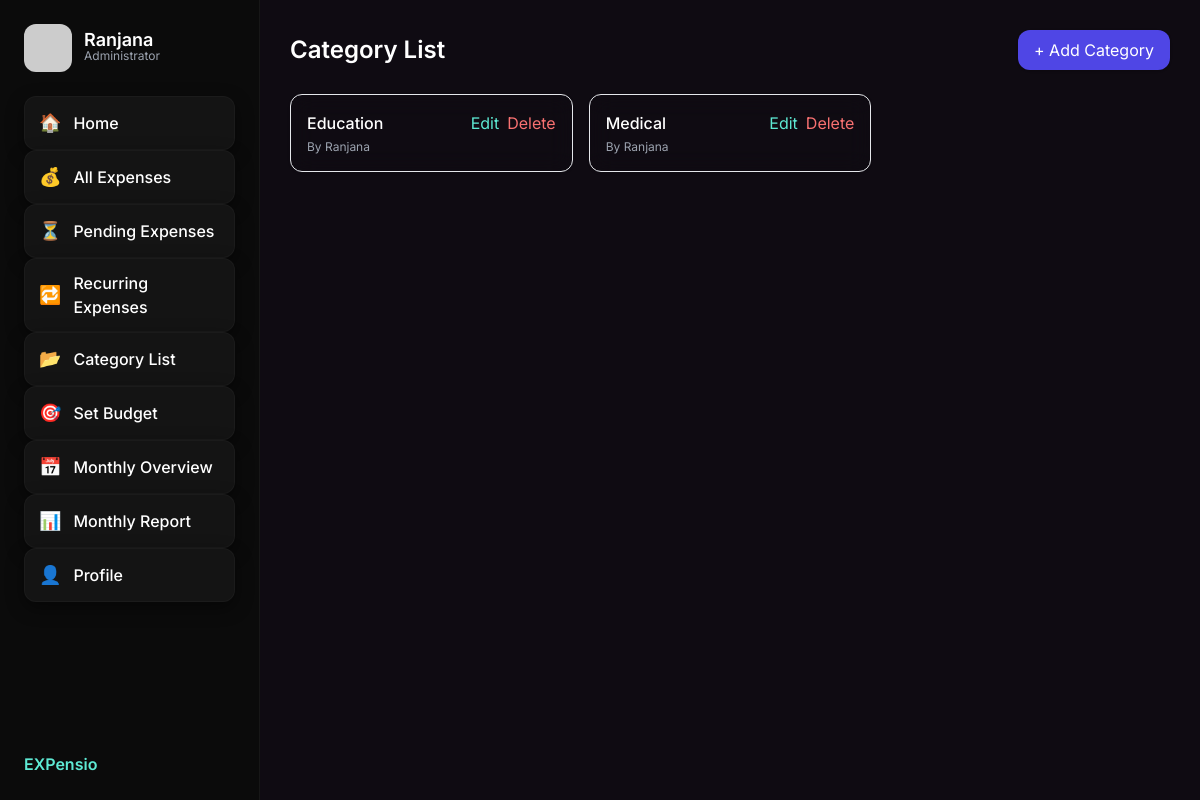
The page /categories/ (signed in) on the database its author committed.
### expenses/models.py (models this page shows, shortened)
class Category(models.Model):
    user = models.ForeignKey(User, on_delete=models.CASCADE)
    name = models.CharField(max_length=50)
    icon = models.CharField(max_length=50, blank=True)

### expenses/views.py (the view)
# urls.py: path("categories/", views.categories_list, name="categories_list"),
@login_required
def categories_list(request):
    categories = Category.objects.filter(user=request.user)
    return render(request, "expenses/categories_list.html", {"categories": categories})

### expenses/templates/expenses/categories_list.html (shortened to what this page needs)
{% extends "expenses/base.html" %}
{% block content %}
<div class="flex items-center justify-between mb-6">
  <h1 class="text-white text-2xl font-semibold">Category List</h1>
  <a href="{% url 'category_add' %}" class="px-4 py-2 rounded-xl bg-indigo-600 text-white shadow">+ Add Category</a>
</div>
<div class="grid grid-cols-1 sm:grid-cols-2 lg:grid-cols-3 gap-4">
  {% for c in categories %}
  <div class="backdrop-blur-md bg-white/3 border border-white/6 rounded-xl p-4 shadow">
    <div class="flex items-start justify-between">
      <div>
        <div class="text-white font-medium">{{ c.name }}</div>
        <div class="text-gray-400 text-xs mt-1">By {{ c.user.username }}</div>
      </div>
      <div class="flex items-center gap-2">
        <a href="{% url 'category_edit' c.id %}" class="text-teal-300">Edit</a>
        <a href="{% url 'category_delete' c.id %}" class="text-red-400">Delete</a>
      </div>
    </div>
  </div>
  {% empty %}
  <div class="text-gray-500">No categories yet.</div>
  {% endfor %}
</div>
{% endblock %}

### expenses/templates/expenses/base.html (shortened to what this page needs)
<!DOCTYPE html>
<html lang="en">
<head>
  <script src="https://cdn.tailwindcss.com"></script>
</head>
<body>
<div class="app">
  <aside class="sidebar" id="sidebar">
    <div class="flex items-center gap-3 mb-6">
      <img src="https://i.pravatar.cc/100?img=47" class="w-12 h-12 rounded-xl">
      <div class="side-text">
        <div class="text-white font-semibold text-lg leading-4">{{user.username}}</div>
        <div class="muted text-xs">Administrator</div>
      </div>
    </div>
<nav class="space-y-2">
  <a href="{% url 'dash' %}">
    <div class="sidebar-card">
      <span class="text-white text-lg">🏠</span>
      <span class="side-text text-white font-medium">Home</span>
    </div>
  </a>
  <a href="{% url 'expenses_list' %}">
    <div class="sidebar-card">
      <span class="text-white text-lg">💰</span>
      <span class="side-text text-white font-medium">All Expenses</span>
    </div>
  </a>
  <a href="{% url 'pending_expenses' %}">
    <div class="sidebar-card">
      <span class="text-white text-lg">⏳</span>
      <span class="side-text text-white font-medium">Pending Expenses</span>
    </div>
  </a>
  <a href="{% url 'recurring_list' %}">
    <div class="sidebar-card">
      <span class="text-white text-lg">🔁</span>
      <span class="side-text text-white font-medium">Recurring Expenses</span>
    </div>
  </a>
  <a href="{% url 'categories_list' %}">
    <div class="sidebar-card">
      <span class="text-white text-lg">📂</span>
      <span class="side-text text-white font-medium">Category List</span>
    </div>
  </a>
  <a href="{% url 'set_budget' %}">
    <div class="sidebar-card">
      <span class="text-white text-lg">🎯</span>
      <span class="side-text text-white font-medium">Set Budget</span>
    </div>
  </a>
  <a href="{% url 'monthly_overview' %}">
    <div class="sidebar-card">
      <span class="text-white text-lg">📅</span>
      <span class="side-text text-white font-medium">Monthly Overview</span>
    </div>
  </a>
  <a href="{% url 'monthly_report' %}">
    <div class="sidebar-card">
      <span class="text-white text-lg">📊</span>
      <span class="side-text text-white font-medium">Monthly Report</span>
    </div>
  </a>
  <a href="{% url 'profile' %}">
    <div class="sidebar-card">
      <span class="text-white text-lg">👤</span>
      <span class="side-text text-white font-medium">Profile</span>
    </div>
  </a>
</nav>
    <div class="absolute bottom-6 left-6 text-teal-300 font-semibold">
      EXPensio
    </div>
  </aside>
  <main class="content">
    {% block content %}
    {% endblock %}
  </main>
</div>
</body>
</html>

### expenses/templates/expenses/base.html (style rules this page uses)
body { margin:0; font-family: "Inter", sans-serif; background:#0f0b12; height:100vh; overflow:hidden; }
.app { display:flex; height:100vh; width:100vw; }
.sidebar { width: 260px; background: #0B0B0B; padding: 24px; border-right: 1px solid rgba(255,255,255,0.05); overflow-y:auto; transition:0.25s; }
.sidebar-card { background:#141414; padding:12px 14px; border-radius:12px; box-shadow: 0 6px 18px rgba(0,0,0,0.45); border:1px solid rgba(255,255,255,0.03); display:flex; align-items:center; gap:12px; cursor:pointer; transition:0.2s; }
.content { flex:1; overflow-y:auto; padding:30px; }
.muted { color:#9CA3AF; }

### rows shown on the page
Category: name "Education", user.username "Ranjana"
Category: name "Medical", user.username "Ranjana"

### other values the page prints
{{ user.username }} "Ranjana"
